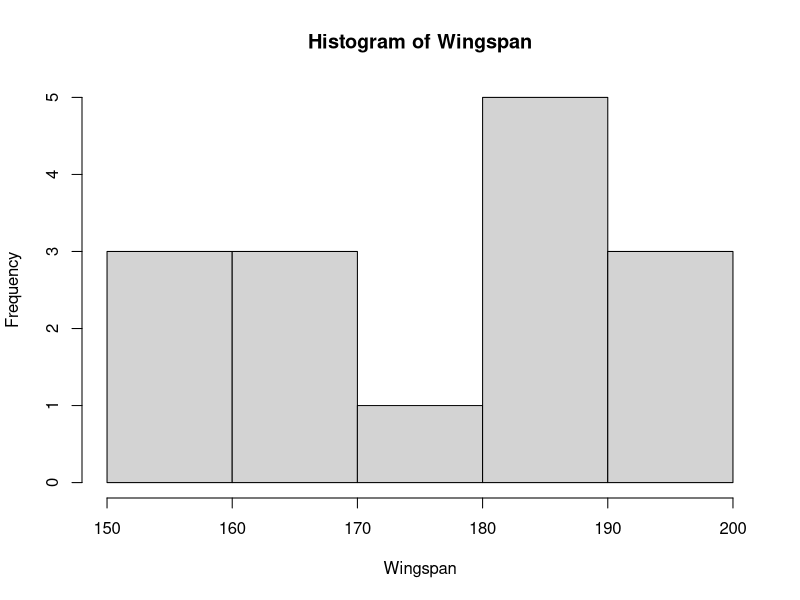

Generate this figure with R: (Note: this script raises an error after producing the figure.)
## ---- chunk 1
Height <- c(169, 174, 159, 164, 183, 192, 192, 160, 167, 179, 188, 178, 185, 184, 157)
Wingspan <- c(163, 170, 160, 173, 185, 198, 197, 159, 168, 184, 193, 181, 184, 184, 153)

## ---- chunk 2
hist(x = Wingspan)
favstats(Wingspan)
## ---- chunk 3
hist(x = Height)
## ---- chunk 4
plot(x = Height, y = Wingspan)
## ---- chunk 5
favstats(Height)
## ---- chunk 6
reg = lm(Wingspan~Height)
plot(x = Height, y = Wingspan)
abline(reg = reg)
summary(reg)
## ---- chunk 7
par(mfrow=c(2,2))
plot(reg)
## ---- chunk 8
confint(reg)
## ---- chunk 9
cor.test(~Wingspan+Height)
## ---- chunk 10
#Remember: the code is anova(model.lm), where model.lm is the model you fit in part D
anova(reg)
## ---- chunk 11
SSModel = 2545.92
SSE = 208.48

R_squared <- SSModel /
            (SSModel + SSE)

R_squared
## ---- chunk 12
#Code for confidence interval:
predict.lm(reg, data.frame("Height"=170), interval="confidence", level=0.9)
#Code for prediction interval:
predict.lm(reg, data.frame("Height"=170), interval="prediction", level=0.9)
